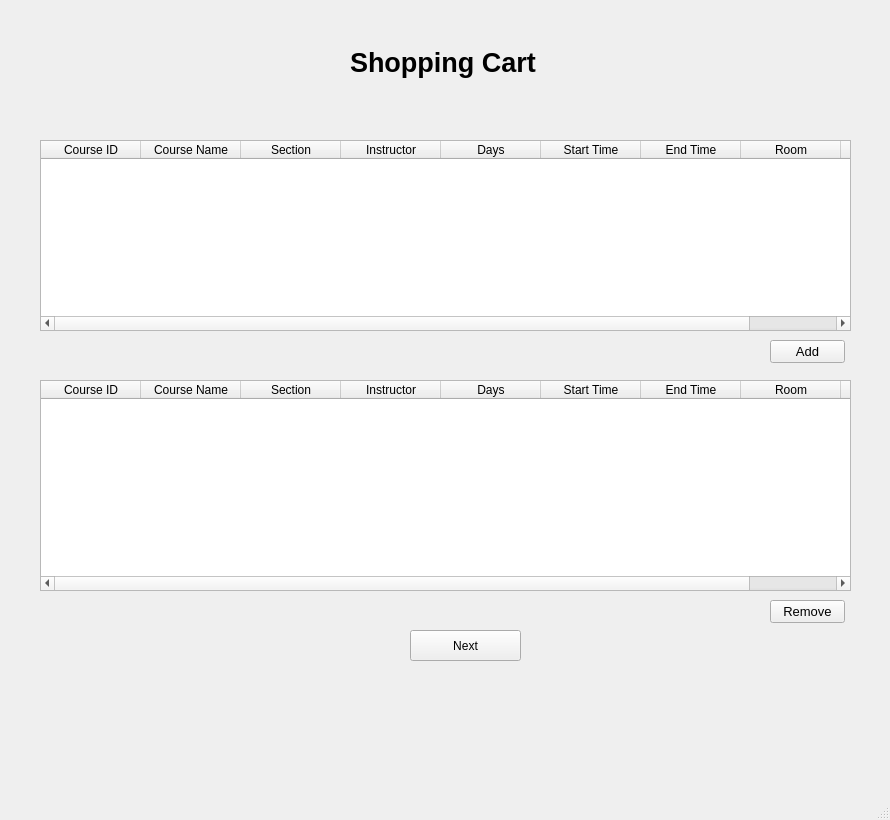
<?xml version="1.0" encoding="UTF-8"?>
<ui version="4.0">
 <class>view_schedule_window</class>
 <widget class="QMainWindow" name="view_schedule_window">
  <property name="geometry">
   <rect>
    <x>0</x>
    <y>0</y>
    <width>890</width>
    <height>820</height>
   </rect>
  </property>
  <property name="windowTitle">
   <string>Add Courses</string>
  </property>
  <widget class="QWidget" name="centralwidget">
   <widget class="QLabel" name="label">
    <property name="geometry">
     <rect>
      <x>60</x>
      <y>170</y>
      <width>47</width>
      <height>14</height>
     </rect>
    </property>
    <property name="text">
     <string/>
    </property>
   </widget>
   <widget class="QTableWidget" name="schedule_table_widget">
    <property name="geometry">
     <rect>
      <x>40</x>
      <y>140</y>
      <width>811</width>
      <height>191</height>
     </rect>
    </property>
    <column>
     <property name="text">
      <string>Course ID</string>
     </property>
    </column>
    <column>
     <property name="text">
      <string>Course Name</string>
     </property>
    </column>
    <column>
     <property name="text">
      <string>Section</string>
     </property>
    </column>
    <column>
     <property name="text">
      <string>Instructor</string>
     </property>
    </column>
    <column>
     <property name="text">
      <string>Days</string>
     </property>
    </column>
    <column>
     <property name="text">
      <string>Start Time</string>
     </property>
    </column>
    <column>
     <property name="text">
      <string>End Time</string>
     </property>
    </column>
    <column>
     <property name="text">
      <string>Room</string>
     </property>
    </column>
    <column>
     <property name="text">
      <string>Status</string>
     </property>
    </column>
   </widget>
   <widget class="QLabel" name="schedule_label">
    <property name="geometry">
     <rect>
      <x>350</x>
      <y>40</y>
      <width>200</width>
      <height>45</height>
     </rect>
    </property>
    <property name="font">
     <font>
      <pointsize>20</pointsize>
      <bold>true</bold>
     </font>
    </property>
    <property name="text">
     <string>Shopping Cart</string>
    </property>
   </widget>
   <widget class="QPushButton" name="add_button">
    <property name="geometry">
     <rect>
      <x>770</x>
      <y>340</y>
      <width>75</width>
      <height>23</height>
     </rect>
    </property>
    <property name="font">
     <font>
      <pointsize>10</pointsize>
     </font>
    </property>
    <property name="text">
     <string>Add</string>
    </property>
   </widget>
   <widget class="QTableWidget" name="show_selected_schedule_widget">
    <property name="geometry">
     <rect>
      <x>40</x>
      <y>380</y>
      <width>811</width>
      <height>211</height>
     </rect>
    </property>
    <column>
     <property name="text">
      <string>Course ID</string>
     </property>
    </column>
    <column>
     <property name="text">
      <string>Course Name</string>
     </property>
    </column>
    <column>
     <property name="text">
      <string>Section</string>
     </property>
    </column>
    <column>
     <property name="text">
      <string>Instructor</string>
     </property>
    </column>
    <column>
     <property name="text">
      <string>Days</string>
     </property>
    </column>
    <column>
     <property name="text">
      <string>Start Time</string>
     </property>
    </column>
    <column>
     <property name="text">
      <string>End Time</string>
     </property>
    </column>
    <column>
     <property name="text">
      <string>Room</string>
     </property>
    </column>
    <column>
     <property name="text">
      <string>Status</string>
     </property>
    </column>
   </widget>
   <widget class="QPushButton" name="remove_button">
    <property name="geometry">
     <rect>
      <x>770</x>
      <y>600</y>
      <width>75</width>
      <height>23</height>
     </rect>
    </property>
    <property name="font">
     <font>
      <pointsize>10</pointsize>
     </font>
    </property>
    <property name="text">
     <string>Remove</string>
    </property>
   </widget>
   <widget class="QPushButton" name="enroll_button">
    <property name="geometry">
     <rect>
      <x>410</x>
      <y>630</y>
      <width>111</width>
      <height>31</height>
     </rect>
    </property>
    <property name="text">
     <string>Next</string>
    </property>
   </widget>
  </widget>
  <widget class="QStatusBar" name="statusbar"/>
 </widget>
 <resources/>
 <connections/>
</ui>
